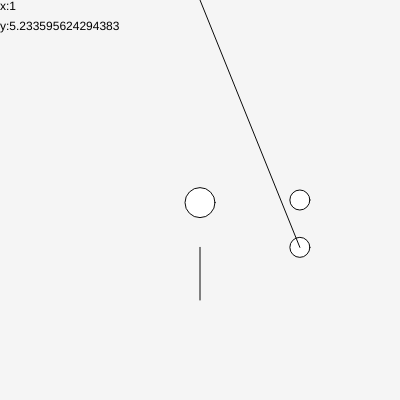
Frame 1 (no input)
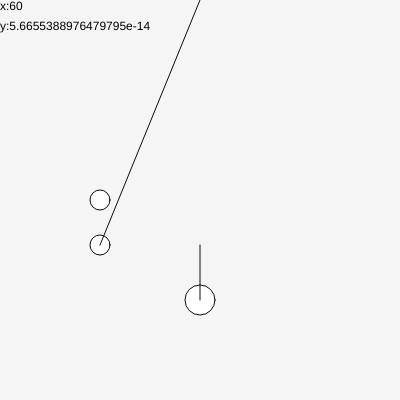
Frame 60 (no input)
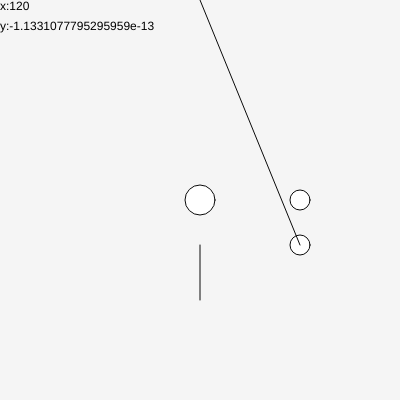
Frame 120 (the mouse pressed at the canvas centre since frame 60)

The p5.js sketch that drew these frames (run headless with seeded random() and noise() and a simulated clock; from frame 60 on, the mouse is pressed at the canvas centre):

// p5.js sketch
// ── sketch.js
/// <reference path="../../p5.global-mode.d.ts" />
function setup() {
    createCanvas(400, 400);
    createElement('h2', '振動(Oscillation)');
    createP('振幅しんぷく(Amplitude) - 運動の中心から幅までの距離');
    createP('周期(Period) - １つの運動サイクルにかかる時間');
}
let amplitude = 100;
let period = 120;
function draw() {
    let x = amplitude * cos(TWO_PI * frameCount / period);
    let y = amplitude * sin(TWO_PI * frameCount / period);
    background(245);
    push();
    fill(0);
    noStroke();
    text('x:' + frameCount, 0, 10);
    text('y:' + y, 0, 30);

    translate(width/2, height/2);
    fill(255);
    stroke(10);
    ellipse(x, 0, 20, 20);
    ellipse(x, map(abs(y), -100, 100, 0, 90), 20, 20);
    line(0, -height/2, x, map(abs(y), -100, 100, 0, 90));

    ellipse(0, amplitude*sin(PI*frameCount/period), 30, 30);

    line(0, 100, 0, map(y, -100, 100, 0, 90));
    pop();
}
